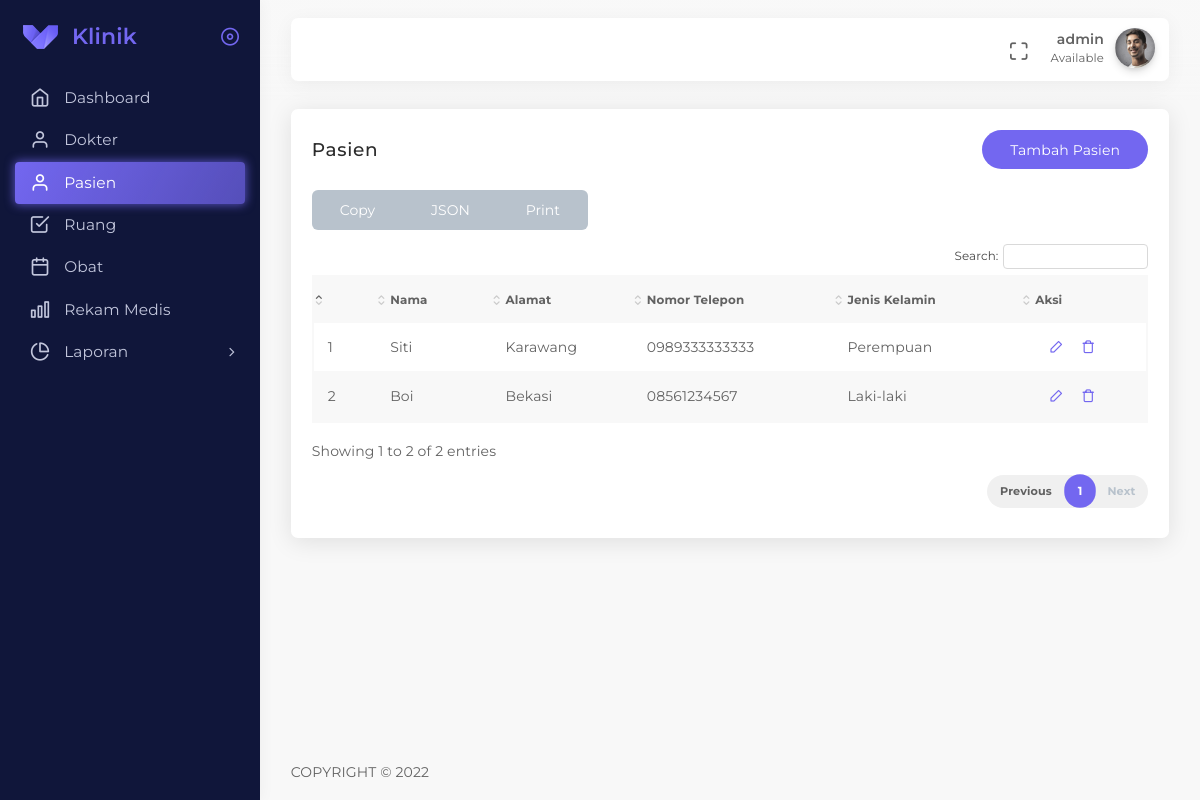
The page /app/templates/layout.php?page=pasien (signed in) on the database its author committed.
### tables this page shows
CREATE TABLE IF NOT EXISTS `pasien` (
`id` int(11) NOT NULL,
  `nomor_identitas` varchar(30) DEFAULT NULL,
  `nama_pasien` varchar(128) NOT NULL,
  `jenis_kelamin` char(1) DEFAULT NULL,
  `alamat` text NOT NULL,
  `telephone` varchar(16) DEFAULT NULL,
  `created_at` datetime DEFAULT CURRENT_TIMESTAMP,
  `updated_at` datetime DEFAULT NULL,
  `deleted_at` datetime DEFAULT NULL,
  `created_by` int(11) DEFAULT NULL,
  `updated_by` int(11) DEFAULT NULL,
  `deleted_by` int(11) DEFAULT NULL
);

### app/functions/MY_model.php (called while the page is built, shortened)
<?php
$conn = mysqli_connect('localhost', 'root', '', 'test_klinik');
function get($query)
{
  global $conn;
  $query = mysqli_query($conn, $query);
  $rows = [];
  while ($row = mysqli_fetch_assoc($query)) {
    $rows[] = $row;
  }
  return $rows;
}

### app/pasien/views/index.php (the view, shortened to what this page needs)
<?php
require_once 'app/functions/MY_model.php';
$pasiens = get("SELECT * FROM pasien");
$no = 1;
?>
<section id="column-selectors">
  <div class="row">
    <div class="col-12">
      <div class="card">
        <div class="card-header">
          <h4 class="card-title">Pasien</h4>
          <a href="?page=tambah-pasien" class="btn btn-primary round waves-effect waves-light">
            Tambah Pasien
          </a>
        </div>
        <div class="card-content">
          <div class="card-body card-dashboard">
            <div class="table-responsive">
              <table class="table table-striped dataex-html5-selectors">
                <thead>
                  <tr>
                    <th></th>
                    <th>Nama</th>
                    <th>Alamat</th>
                    <th>Nomor Telepon</th>
                    <th>Jenis Kelamin</th>
                    <th>Aksi</th>
                  </tr>
                </thead>
                <tbody>
                  <?php foreach ($pasiens as $pasien) : ?>
                    <tr>
                      <td><?= $no++ ?></td>
                      <td><?= $pasien['nama_pasien']; ?></td>
                      <td><?= $pasien['alamat']; ?></td>
                      <td><?= $pasien['telephone']; ?></td>
                      <td><?= ($pasien['jenis_kelamin'] == 'l' ? 'Laki-laki' : 'Perempuan'); ?></td>
                      <td>
                        <a href="?page=edit-pasien&id=<?= $pasien['id']; ?>"><i class="m-1 feather icon-edit-2"></i></a>
                        <a href="?page=hapus-pasien&id=<?= $pasien['id']; ?>" class="btn-hapus">
                          <i class="feather icon-trash"></i>
                        </a>
                      </td>
                    </tr>
                  <?php endforeach; ?>
                </tbody>
              </table>
            </div>
          </div>
        </div>
      </div>
    </div>
  </div>
</section>

### rows shown on the page
pasien: nama_pasien "Siti", alamat "Karawang", telephone "0989333333333", jenis_kelamin "Perempuan"
pasien: nama_pasien "Boi", alamat "Bekasi", telephone "08561234567", jenis_kelamin "Laki-laki"

### other values the page prints
$_SESSION['user']['username'] "admin"
